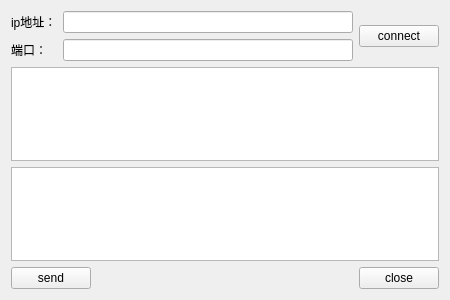
<?xml version="1.0" encoding="UTF-8"?>
<ui version="4.0">
 <class>MyClient</class>
 <widget class="QWidget" name="MyClient">
  <property name="geometry">
   <rect>
    <x>0</x>
    <y>0</y>
    <width>450</width>
    <height>300</height>
   </rect>
  </property>
  <property name="windowTitle">
   <string>Form</string>
  </property>
  <layout class="QGridLayout" name="gridLayout">
   <item row="0" column="0">
    <widget class="QLabel" name="label">
     <property name="text">
      <string>ip地址：</string>
     </property>
    </widget>
   </item>
   <item row="0" column="1" colspan="3">
    <widget class="QLineEdit" name="lineEditIp"/>
   </item>
   <item row="0" column="4" rowspan="2">
    <widget class="QPushButton" name="buttonConnect">
     <property name="text">
      <string>connect</string>
     </property>
    </widget>
   </item>
   <item row="1" column="0">
    <widget class="QLabel" name="label_2">
     <property name="text">
      <string>端口：</string>
     </property>
    </widget>
   </item>
   <item row="1" column="1" colspan="3">
    <widget class="QLineEdit" name="lineEditPort"/>
   </item>
   <item row="2" column="0" colspan="5">
    <widget class="QTextEdit" name="textEditRead"/>
   </item>
   <item row="3" column="0" colspan="5">
    <widget class="QTextEdit" name="textEditWrite"/>
   </item>
   <item row="4" column="0" colspan="2">
    <widget class="QPushButton" name="buttonSend">
     <property name="text">
      <string>send</string>
     </property>
    </widget>
   </item>
   <item row="4" column="2">
    <spacer name="horizontalSpacer">
     <property name="orientation">
      <enum>Qt::Horizontal</enum>
     </property>
     <property name="sizeHint" stdset="0">
      <size>
       <width>261</width>
       <height>20</height>
      </size>
     </property>
    </spacer>
   </item>
   <item row="4" column="4">
    <widget class="QPushButton" name="buttonClose">
     <property name="text">
      <string>close</string>
     </property>
    </widget>
   </item>
  </layout>
 </widget>
 <resources/>
 <connections/>
</ui>
